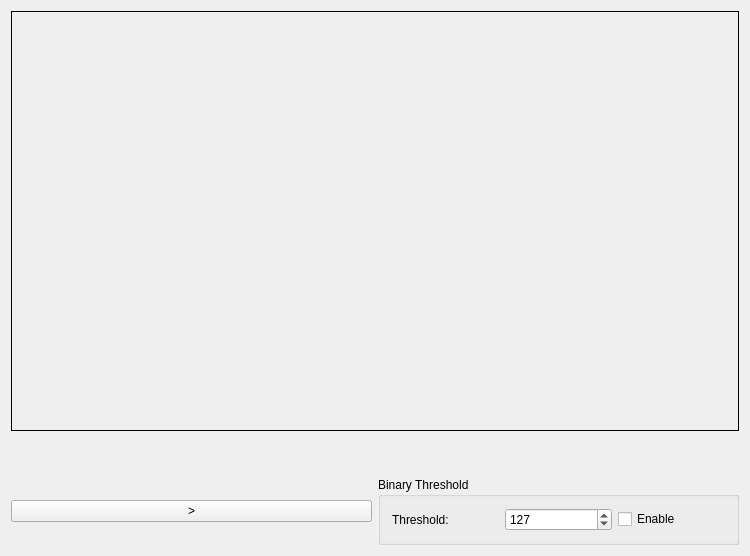
<?xml version="1.0" encoding="UTF-8"?>
<ui version="4.0">
 <class>QCvWidget</class>
 <widget class="QWidget" name="QCvWidget">
  <property name="geometry">
   <rect>
    <x>0</x>
    <y>0</y>
    <width>750</width>
    <height>556</height>
   </rect>
  </property>
  <property name="windowTitle">
   <string>QCvWidget</string>
  </property>
  <layout class="QGridLayout" name="gridLayout_2">
   <item row="0" column="0">
    <layout class="QVBoxLayout" name="verticalLayout">
     <item>
      <widget class="QLabel" name="labelView">
       <property name="sizePolicy">
        <sizepolicy hsizetype="Expanding" vsizetype="Expanding">
         <horstretch>0</horstretch>
         <verstretch>0</verstretch>
        </sizepolicy>
       </property>
       <property name="styleSheet">
        <string notr="true">border: 1px solid;</string>
       </property>
       <property name="text">
        <string/>
       </property>
      </widget>
     </item>
     <item>
      <spacer name="verticalSpacer">
       <property name="orientation">
        <enum>Qt::Vertical</enum>
       </property>
       <property name="sizeType">
        <enum>QSizePolicy::Minimum</enum>
       </property>
       <property name="sizeHint" stdset="0">
        <size>
         <width>20</width>
         <height>40</height>
        </size>
       </property>
      </spacer>
     </item>
     <item>
      <layout class="QHBoxLayout" name="horizontalLayout_2">
       <item>
        <widget class="QPushButton" name="pushButtonPlay">
         <property name="text">
          <string>&gt;</string>
         </property>
        </widget>
       </item>
       <item>
        <widget class="QGroupBox" name="groupBox">
         <property name="title">
          <string>Binary Threshold</string>
         </property>
         <layout class="QGridLayout" name="gridLayout">
          <item row="0" column="0">
           <layout class="QHBoxLayout" name="horizontalLayout">
            <item>
             <widget class="QLabel" name="label_2">
              <property name="text">
               <string>Threshold: </string>
              </property>
             </widget>
            </item>
            <item>
             <widget class="QSpinBox" name="spinBoxBinaryThreshold">
              <property name="maximum">
               <number>255</number>
              </property>
              <property name="value">
               <number>127</number>
              </property>
             </widget>
            </item>
            <item>
             <widget class="QCheckBox" name="checkBoxEnableBinaryThreshold">
              <property name="text">
               <string>Enable</string>
              </property>
             </widget>
            </item>
           </layout>
          </item>
         </layout>
        </widget>
       </item>
      </layout>
     </item>
    </layout>
   </item>
  </layout>
 </widget>
 <layoutdefault spacing="6" margin="11"/>
 <resources/>
 <connections/>
</ui>
